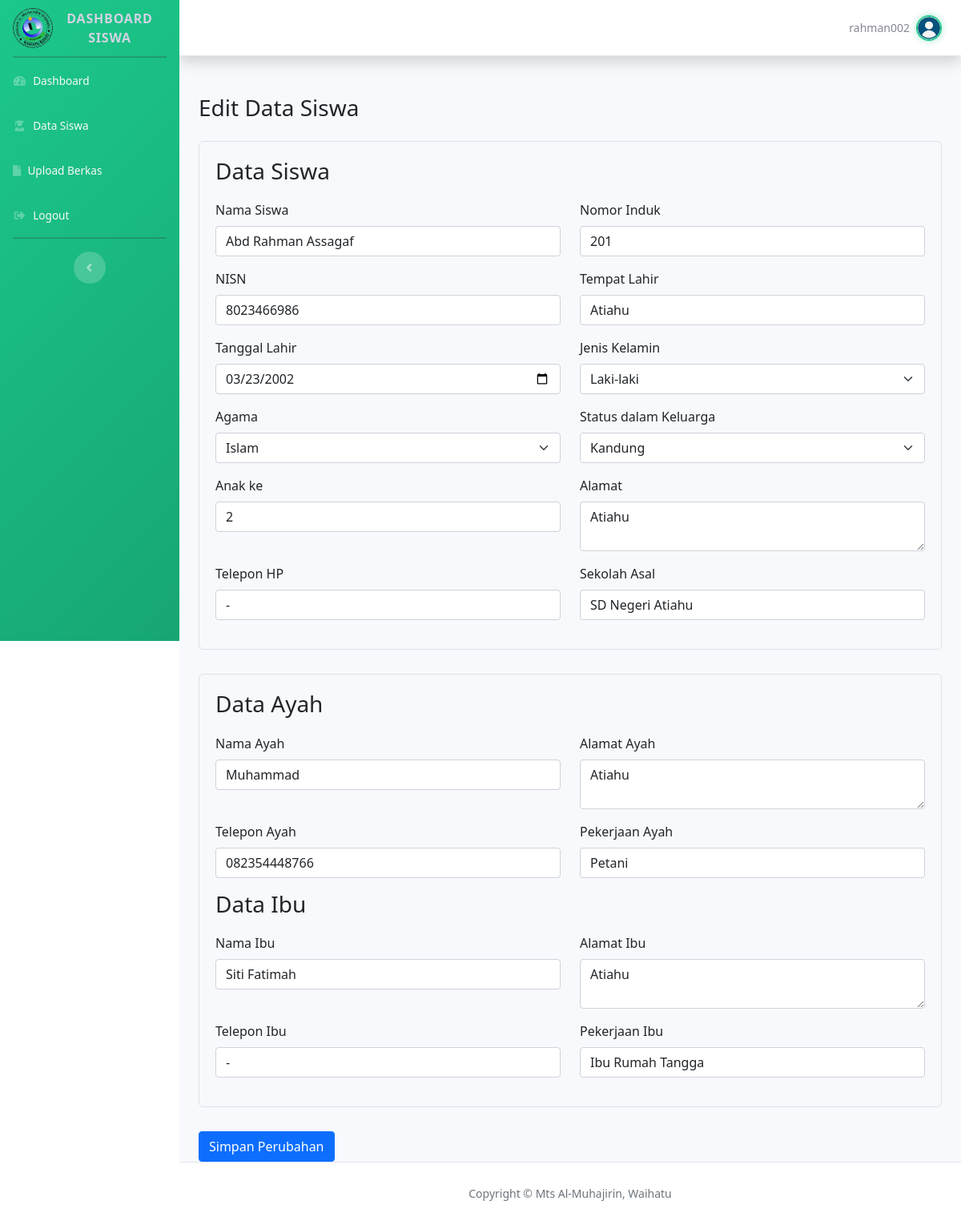
/siswa/index.php?page=edit_data (signed in), run on the app's committed database.
### tables this page shows
CREATE TABLE `users` (
  `id` int(11) NOT NULL,
  `username` varchar(50) NOT NULL,
  `password` varchar(255) NOT NULL,
  `role` enum('admin','siswa') NOT NULL,
  `data_filled` tinyint(1) DEFAULT 0,
  `profile_picture` varchar(255) DEFAULT 'path/to/default/profile_picture.png'
);

CREATE TABLE `siswa` (
  `id` int(11) NOT NULL,
  `nama` varchar(100) NOT NULL,
  `nomor_induk` varchar(50) NOT NULL,
  `nisn` varchar(50) NOT NULL,
  `tempat_lahir` varchar(100) NOT NULL,
  `tanggal_lahir` date NOT NULL,
  `jenis_kelamin` enum('Laki-laki','Perempuan') NOT NULL,
  `agama` enum('Islam','Kristen','Katolik','Hindu','Budha','Konghucu') NOT NULL,
  `status_dalam_keluarga` enum('Kandung','Tiri','Angkat') NOT NULL,
  `anak_ke` int(11) NOT NULL,
  `alamat` text NOT NULL,
  `telepon_hp` varchar(20) NOT NULL,
  `sekolah_asal` varchar(100) NOT NULL,
  `tanggal_mendaftar` date NOT NULL,
  `users_id` int(11) NOT NULL,
  `tahun_daftar` year(4) DEFAULT NULL
);

CREATE TABLE `orang_tua` (
  `id` int(11) NOT NULL,
  `users_id` int(11) NOT NULL,
  `nama_ayah` varchar(255) NOT NULL,
  `alamat_ayah` text NOT NULL,
  `telepon_ayah` varchar(20) NOT NULL,
  `pekerjaan_ayah` varchar(100) NOT NULL,
  `nama_ibu` varchar(255) NOT NULL,
  `alamat_ibu` text NOT NULL,
  `telepon_ibu` varchar(20) NOT NULL,
  `pekerjaan_ibu` varchar(100) NOT NULL
);

### siswa/pages/edit_data.php (the view, shortened to what this page needs)
<?php
$user_id = $_SESSION['users_id'];
$sql_siswa = "SELECT * FROM siswa WHERE users_id='$user_id'";
$result_siswa = $conn->query($sql_siswa);
if ($result_siswa->num_rows == 1) {
    $row_siswa = $result_siswa->fetch_assoc();
    $siswa_nama = $row_siswa['nama'];
    $siswa_nomor_induk = $row_siswa['nomor_induk'];
    $siswa_nisn = $row_siswa['nisn'];
    $siswa_tempat_lahir = $row_siswa['tempat_lahir'];
    $siswa_tanggal_lahir = $row_siswa['tanggal_lahir'];
    $siswa_jenis_kelamin = $row_siswa['jenis_kelamin'];
    $siswa_agama = $row_siswa['agama'];
    $siswa_status_dalam_keluarga = $row_siswa['status_dalam_keluarga'];
    $siswa_anak_ke = $row_siswa['anak_ke'];
    $siswa_alamat = $row_siswa['alamat'];
    $siswa_telepon_hp = $row_siswa['telepon_hp'];
    $siswa_sekolah_asal = $row_siswa['sekolah_asal'];
} else {
    echo "Data siswa tidak ditemukan.";
    exit;
}
$sql_orang_tua = "SELECT * FROM orang_tua WHERE users_id='$user_id'";
$result_orang_tua = $conn->query($sql_orang_tua);
if ($result_orang_tua->num_rows == 1) {
    $row_orang_tua = $result_orang_tua->fetch_assoc();
    $orang_tua_nama_ayah = $row_orang_tua['nama_ayah'];
    $orang_tua_alamat_ayah = $row_orang_tua['alamat_ayah'];
    $orang_tua_telepon_ayah = $row_orang_tua['telepon_ayah'];
    $orang_tua_pekerjaan_ayah = $row_orang_tua['pekerjaan_ayah'];
    $orang_tua_nama_ibu = $row_orang_tua['nama_ibu'];
    $orang_tua_alamat_ibu = $row_orang_tua['alamat_ibu'];
    $orang_tua_telepon_ibu = $row_orang_tua['telepon_ibu'];
    $orang_tua_pekerjaan_ibu = $row_orang_tua['pekerjaan_ibu'];
} else {
    echo "Data orang tua tidak ditemukan.";
    exit;
}
?>
<!DOCTYPE html>
<html lang="en">
<head>
    <link href="https://cdn.jsdelivr.net/npm/bootstrap@5.1.3/dist/css/bootstrap.min.css" rel="stylesheet">
</head>
<body>
    <div class="container mt-5">
        <h3 class="mb-4">Edit Data Siswa</h3>
        <div class="form-section">
            <form method="POST">
                <div class="mb-3">
                    <h3>Data Siswa</h3>
                </div>
                <div class="row">
                    <div class="col-md-6 mb-3">
                        <label for="siswa_nama" class="form-label">Nama Siswa</label>
                        <input type="text" class="form-control" id="siswa_nama" name="siswa_nama" value="<?php echo htmlspecialchars($siswa_nama); ?>" required>
                    </div>
                    <div class="col-md-6 mb-3">
                        <label for="siswa_nomor_induk" class="form-label">Nomor Induk</label>
                        <input type="text" class="form-control" id="siswa_nomor_induk" name="siswa_nomor_induk" value="<?php echo htmlspecialchars($siswa_nomor_induk); ?>" required>
                    </div>
                </div>
                <div class="row">
                    <div class="col-md-6 mb-3">
                        <label for="siswa_nisn" class="form-label">NISN</label>
                        <input type="text" class="form-control" id="siswa_nisn" name="siswa_nisn" value="<?php echo htmlspecialchars($siswa_nisn); ?>" required>
                    </div>
                    <div class="col-md-6 mb-3">
                        <label for="siswa_tempat_lahir" class="form-label">Tempat Lahir</label>
                        <input type="text" class="form-control" id="siswa_tempat_lahir" name="siswa_tempat_lahir" value="<?php echo htmlspecialchars($siswa_tempat_lahir); ?>" required>
                    </div>
                </div>
                <div class="row">
                    <div class="col-md-6 mb-3">
                        <label for="siswa_tanggal_lahir" class="form-label">Tanggal Lahir</label>
                        <input type="date" class="form-control" id="siswa_tanggal_lahir" name="siswa_tanggal_lahir" value="<?php echo htmlspecialchars($siswa_tanggal_lahir); ?>" required>
                    </div>
                    <div class="col-md-6 mb-3">
                        <label for="siswa_jenis_kelamin" class="form-label">Jenis Kelamin</label>
                        <select class="form-select" id="siswa_jenis_kelamin" name="siswa_jenis_kelamin" required>
                            <option value="Laki-laki" <?php if ($siswa_jenis_kelamin == 'Laki-laki') echo 'selected'; ?>>Laki-laki</option>
                        </select>
                    </div>
                </div>
                <div class="row">
                    <div class="col-md-6 mb-3">
                        <label for="siswa_agama" class="form-label">Agama</label>
                        <select class="form-select" id="siswa_agama" name="siswa_agama" required>
                            <option value="Islam" <?php if ($siswa_agama == 'Islam') echo 'selected'; ?>>Islam</option>
                        </select>
                    </div>
                    <div class="col-md-6 mb-3">
                        <label for="siswa_status_dalam_keluarga" class="form-label">Status dalam Keluarga</label>
                        <select class="form-select" id="siswa_status_dalam_keluarga" name="siswa_status_dalam_keluarga" required>
                            <option value="Kandung" <?php if ($siswa_status_dalam_keluarga == 'Kandung') echo 'selected'; ?>>Kandung</option>
                        </select>
                    </div>
                </div>
                <div class="row">
                    <div class="col-md-6 mb-3">
                        <label for="siswa_anak_ke" class="form-label">Anak ke</label>
                        <input type="number" class="form-control" id="siswa_anak_ke" name="siswa_anak_ke" value="<?php echo htmlspecialchars($siswa_anak_ke); ?>" required>
                    </div>
                    <div class="col-md-6 mb-3">
                        <label for="siswa_alamat" class="form-label">Alamat</label>
                        <textarea class="form-control" id="siswa_alamat" name="siswa_alamat" required><?php echo htmlspecialchars($siswa_alamat); ?></textarea>
                    </div>
                </div>
                <div class="row">
                    <div class="col-md-6 mb-3">
                        <label for="siswa_telepon_hp" class="form-label">Telepon HP</label>
                        <input type="text" class="form-control" id="siswa_telepon_hp" name="siswa_telepon_hp" value="<?php echo htmlspecialchars($siswa_telepon_hp); ?>" required>
                    </div>
                    <div class="col-md-6 mb-3">
                        <label for="siswa_sekolah_asal" class="form-label">Sekolah Asal</label>
                        <input type="text" class="form-control" id="siswa_sekolah_asal" name="siswa_sekolah_asal" value="<?php echo htmlspecialchars($siswa_sekolah_asal); ?>" required>
                    </div>
                </div>
        </div>
        <div class="form-section">
            <div class="mb-3">
                <h3>Data Ayah</h3>
            </div>
            <div class="row">
                <div class="col-md-6 mb-3">
                    <label for="orang_tua_nama_ayah" class="form-label">Nama Ayah</label>
                    <input type="text" class="form-control" id="orang_tua_nama_ayah" name="orang_tua_nama_ayah" value="<?php echo htmlspecialchars($orang_tua_nama_ayah); ?>" required>
                </div>
                <div class="col-md-6 mb-3">
                    <label for="orang_tua_alamat_ayah" class="form-label">Alamat Ayah</label>
                    <textarea class="form-control" id="orang_tua_alamat_ayah" name="orang_tua_alamat_ayah" required><?php echo htmlspecialchars($orang_tua_alamat_ayah); ?></textarea>
                </div>
            </div>
            <div class="row">
                <div class="col-md-6 mb-3">
                    <label for="orang_tua_telepon_ayah" class="form-label">Telepon Ayah</label>
                    <input type="text" class="form-control" id="orang_tua_telepon_ayah" name="orang_tua_telepon_ayah" value="<?php echo htmlspecialchars($orang_tua_telepon_ayah); ?>" required>
                </div>
                <div class="col-md-6 mb-3">
                    <label for="orang_tua_pekerjaan_ayah" class="form-label">Pekerjaan Ayah</label>
                    <input type="text" class="form-control" id="orang_tua_pekerjaan_ayah" name="orang_tua_pekerjaan_ayah" value="<?php echo htmlspecialchars($orang_tua_pekerjaan_ayah); ?>" required>
                </div>
            </div>
            <div class="mb-3">
                <h3>Data Ibu</h3>
            </div>
            <div class="row">
                <div class="col-md-6 mb-3">
                    <label for="orang_tua_nama_ibu" class="form-label">Nama Ibu</label>
                    <input type="text" class="form-control" id="orang_tua_nama_ibu" name="orang_tua_nama_ibu" value="<?php echo htmlspecialchars($orang_tua_nama_ibu); ?>" required>
                </div>
                <div class="col-md-6 mb-3">
                    <label for="orang_tua_alamat_ibu" class="form-label">Alamat Ibu</label>
                    <textarea class="form-control" id="orang_tua_alamat_ibu" name="orang_tua_alamat_ibu" required><?php echo htmlspecialchars($orang_tua_alamat_ibu); ?></textarea>
                </div>
            </div>
            <div class="row">
                <div class="col-md-6 mb-3">
                    <label for="orang_tua_telepon_ibu" class="form-label">Telepon Ibu</label>
                    <input type="text" class="form-control" id="orang_tua_telepon_ibu" name="orang_tua_telepon_ibu" value="<?php echo htmlspecialchars($orang_tua_telepon_ibu); ?>" required>
                </div>
                <div class="col-md-6 mb-3">
                    <label for="orang_tua_pekerjaan_ibu" class="form-label">Pekerjaan Ibu</label>
                    <input type="text" class="form-control" id="orang_tua_pekerjaan_ibu" name="orang_tua_pekerjaan_ibu" value="<?php echo htmlspecialchars($orang_tua_pekerjaan_ibu); ?>" required>
                </div>
            </div>
        </div>
        <button type="submit" class="btn btn-primary">Simpan Perubahan</button>
    </div>
</body>
</html>

### siswa/index.php (shortened to what this page needs)
<?php
include(__DIR__ . '/../koneksi/db.php');
$users_id = $_SESSION['users_id'];
$sql_users = "SELECT username FROM users WHERE id = ?";
$stmt = $conn->prepare($sql_users);
$stmt->bind_param("i", $users_id);
$stmt->execute();
$result_users = $stmt->get_result();
$users = $result_users->fetch_assoc();
$username = $users['username'];
?>
<!DOCTYPE html>
<html lang="en">
<head>
    <link href="../assets/vendor/fontawesome-free/css/all.min.css" rel="stylesheet" type="text/css">
    <link rel="stylesheet" href="../assets/css/sb-admin-2.min.css">
    <link rel="stylesheet" href="../assets/css/conten_dashboard.css">
    <link href="https://cdn.jsdelivr.net/npm/bootstrap@5.1.3/dist/css/bootstrap.min.css" rel="stylesheet">
</head>
<body id="page-top">
    <div id="wrapper">
        <ul class="navbar-nav bg-gradient-success sidebar sidebar-dark accordion sticky-sidebar" id="accordionSidebar">
            <a class="sidebar-brand d-flex align-items-center justify-content-center" href="index.php">
                <div class="sidebar-brand-icon rotate-n-15">
                    <img src="../assets/img/logo.png" alt="Logo" width="50" height="50">
                </div>
                <div class="sidebar-brand-text mx-3">Dashboard Siswa</div>
            </a>
            <hr class="sidebar-divider my-0">
            <li class="nav-item">
                <a class="nav-link" href="index.php?page=dashboard_siswa">
                    <i class="fas fa-fw fa-tachometer-alt"></i>
                    <span>Dashboard</span></a>
            </li>
            <li class="nav-item">
                <a class="nav-link" href="index.php?page=edit_data">
                    <i class="fas fa-fw fa-user-graduate"></i>
                    <span>Data Siswa</span></a>
            </li>
            <li class="nav-item">
                <a class="nav-link" href="index.php?page=display_berkas">
                    <i class="fas fa-solid fa-file"></i>
                    <span>Upload Berkas</span></a>
            </li>
            <li class="nav-item">
                <a class="nav-link" href="../logout.php">
                    <i class="fas fa-fw fa-sign-out-alt"></i>
                    <span>Logout</span></a>
            </li>
            <hr class="sidebar-divider d-none d-md-block">
            <div class="text-center d-none d-md-inline">
                <button class="rounded-circle border-0" id="sidebarToggle"></button>
            </div>
        </ul>
        <div id="content-wrapper" class="d-flex flex-column">
            <div id="content">
                <nav class="navbar navbar-expand navbar-light bg-white topbar mb-4 static-top shadow sticky-top">
                    <ul class="navbar-nav ml-auto">
                        <li class="nav-item dropdown no-arrow">
                            <div class="nav-link dropdown-toggle">
                                <span class="mr-2 d-none d-lg-inline text-gray-600 small"><?php echo htmlspecialchars($username); ?></span>
                                <img class="img-profile rounded-circle" src="../assets/img/user.png">
                            </div>
                        </li>
                    </ul>
                </nav>
                <div class="container-fluid">
                    <?php
                    if (isset($_GET['page'])) {
                        $page = $_GET['page'];
                        $file = __DIR__ . '/pages/' . $page . '.php';
                        if (file_exists($file)) {
                            include $file;
                        } else {
                            echo "<p>Page not found.</p>";
                        }
                    } else {
                        include __DIR__ . '/pages/dashboard_siswa.php';
                    }
                    ?>
                </div>
            </div>
            <footer class="sticky-footer bg-white">
                <div class="container my-auto">
                    <div class="copyright text-center my-auto">
                        <span>Copyright &copy; Mts Al-Muhajirin, Waihatu</span>
                    </div>
                </div>
            </footer>
        </div>
    </div>
</body>
</html>

### assets/css/conten_dashboard.css (style rules this page uses)
.sticky-top { position: sticky; top: 0; position: -webkit-sticky; z-index: 1000; display: none; }
.sticky-sidebar { position: -webkit-sticky; position: sticky; top: 0; height: 100vh; display: none; }

### siswa/index.php (style rules this page uses)
.sidebar { background: linear-gradient(135deg, #1cc88a, #17a673); }
.sidebar .nav-item .nav-link { color: #f8f9fc; }
.sidebar-brand { text-transform: uppercase; font-weight: bold; letter-spacing: 0.05rem; color: #fff; }
.topbar { background-color: #f8f9fc; border-bottom: 1px solid #e3e6f0; }
.navbar-nav .nav-item .nav-link .img-profile { border: 2px solid #1cc88a; box-shadow: 0px 0px 8px rgba(28, 200, 138, 0.4); }
footer { background-color: #f8f9fc; border-top: 1px solid #e3e6f0; }
footer span { font-size: 14px; color: #6c757d; }

### siswa/pages/edit_data.php (style rules this page uses)
.form-section { margin-bottom: 30px; padding: 20px; border: 1px solid #dee2e6; border-radius: 0.375rem; }
.form-section h3 { margin-bottom: 20px; }

### data on the page
users: username "rahman002"
siswa: siswa_nama "Abd Rahman Assagaf", siswa_nomor_induk "201", siswa_nisn "8023466986", siswa_tempat_lahir "Atiahu", siswa_tanggal_lahir "03/23/2002", siswa_jenis_kelamin "Laki-laki", siswa_agama "Islam", siswa_status_dalam_keluarga "Kandung", siswa_anak_ke "2", siswa_alamat "Atiahu", siswa_telepon_hp "-", siswa_sekolah_asal "SD Negeri Atiahu"
orang_tua: orang_tua_nama_ayah "Muhammad", orang_tua_alamat_ayah "Atiahu", orang_tua_telepon_ayah "082354448766", orang_tua_pekerjaan_ayah "Petani", orang_tua_nama_ibu "Siti Fatimah", orang_tua_alamat_ibu "Atiahu", orang_tua_telepon_ibu "-", orang_tua_pekerjaan_ibu "Ibu Rumah Tangga"
